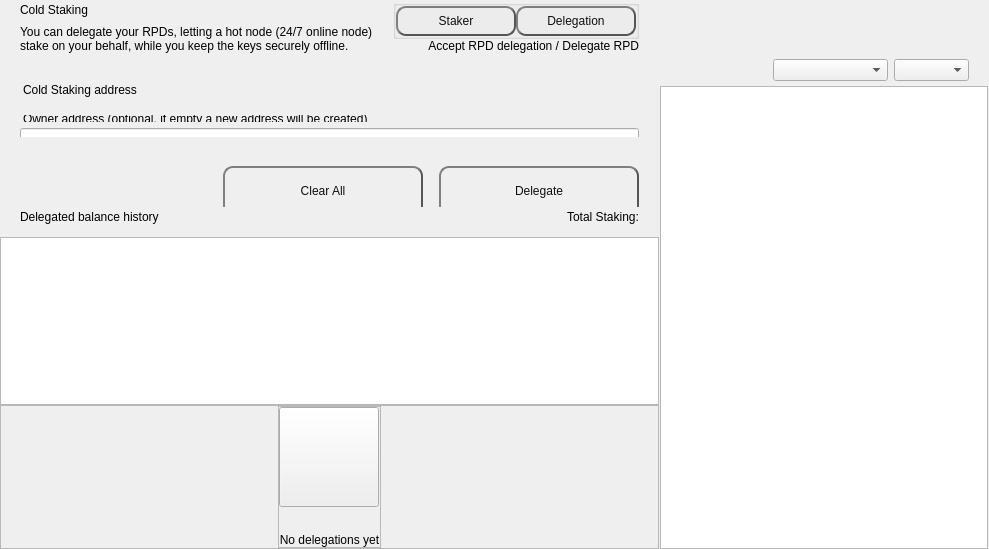
<?xml version="1.0" encoding="UTF-8"?>
<ui version="4.0">
 <class>ColdStakingWidget</class>
 <widget class="QWidget" name="ColdStakingWidget">
  <property name="geometry">
   <rect>
    <x>0</x>
    <y>0</y>
    <width>989</width>
    <height>549</height>
   </rect>
  </property>
  <property name="windowTitle">
   <string>Form</string>
  </property>
  <layout class="QHBoxLayout" name="horizontalLayout_1" stretch="2,1">
   <property name="spacing">
    <number>0</number>
   </property>
   <property name="leftMargin">
    <number>0</number>
   </property>
   <property name="topMargin">
    <number>0</number>
   </property>
   <property name="rightMargin">
    <number>0</number>
   </property>
   <property name="bottomMargin">
    <number>0</number>
   </property>
   <item>
    <widget class="QWidget" name="left" native="true">
     <layout class="QVBoxLayout" name="verticalLayout_3">
      <property name="leftMargin">
       <number>0</number>
      </property>
      <property name="topMargin">
       <number>0</number>
      </property>
      <property name="rightMargin">
       <number>0</number>
      </property>
      <property name="bottomMargin">
       <number>0</number>
      </property>
      <item>
       <layout class="QVBoxLayout" name="verticalLayout_2">
        <property name="spacing">
         <number>0</number>
        </property>
        <item>
         <layout class="QVBoxLayout" name="verticalLayoutTop">
          <property name="spacing">
           <number>0</number>
          </property>
          <property name="leftMargin">
           <number>0</number>
          </property>
          <property name="rightMargin">
           <number>0</number>
          </property>
          <item>
           <widget class="QWidget" name="containerTitle" native="true">
            <property name="sizePolicy">
             <sizepolicy hsizetype="Preferred" vsizetype="Minimum">
              <horstretch>0</horstretch>
              <verstretch>0</verstretch>
             </sizepolicy>
            </property>
            <property name="maximumSize">
             <size>
              <width>16777215</width>
              <height>100</height>
             </size>
            </property>
            <layout class="QHBoxLayout" name="containerTitleLayout">
             <property name="spacing">
              <number>0</number>
             </property>
             <property name="leftMargin">
              <number>20</number>
             </property>
             <property name="topMargin">
              <number>0</number>
             </property>
             <property name="rightMargin">
              <number>20</number>
             </property>
             <property name="bottomMargin">
              <number>0</number>
             </property>
             <item>
              <layout class="QVBoxLayout" name="verticalLayout11">
               <property name="spacing">
                <number>5</number>
               </property>
               <item>
                <widget class="QLabel" name="labelTitle">
                 <property name="text">
                  <string>Cold Staking</string>
                 </property>
                </widget>
               </item>
               <item>
                <widget class="QLabel" name="labelSubtitle1">
                 <property name="maximumSize">
                  <size>
                   <width>16777215</width>
                   <height>16777215</height>
                  </size>
                 </property>
                 <property name="text">
                  <string>You can delegate your RPDs, letting a hot node (24/7 online node)
stake on your behalf, while you keep the keys securely offline.</string>
                 </property>
                </widget>
               </item>
              </layout>
             </item>
             <item>
              <spacer name="horizontalSpacer">
               <property name="orientation">
                <enum>Qt::Horizontal</enum>
               </property>
               <property name="sizeHint" stdset="0">
                <size>
                 <width>40</width>
                 <height>20</height>
                </size>
               </property>
              </spacer>
             </item>
             <item>
              <widget class="QWidget" name="containerViewPrivacyChecks" native="true">
               <layout class="QVBoxLayout" name="containerPrivacyChecks">
                <property name="spacing">
                 <number>0</number>
                </property>
                <property name="leftMargin">
                 <number>0</number>
                </property>
                <property name="topMargin">
                 <number>0</number>
                </property>
                <property name="rightMargin">
                 <number>0</number>
                </property>
                <property name="bottomMargin">
                 <number>0</number>
                </property>
                <item alignment="Qt::AlignHCenter|Qt::AlignVCenter">
                 <widget class="QGroupBox" name="groupBox">
                  <property name="title">
                   <string/>
                  </property>
                  <layout class="QHBoxLayout" name="horizontalLayout_2_1">
                   <property name="spacing">
                    <number>0</number>
                   </property>
                   <property name="leftMargin">
                    <number>0</number>
                   </property>
                   <property name="topMargin">
                    <number>0</number>
                   </property>
                   <property name="rightMargin">
                    <number>0</number>
                   </property>
                   <property name="bottomMargin">
                    <number>0</number>
                   </property>
                   <item>
                    <widget class="QPushButton" name="pushLeft">
                     <property name="minimumSize">
                      <size>
                       <width>120</width>
                       <height>30</height>
                      </size>
                     </property>
                     <property name="maximumSize">
                      <size>
                       <width>120</width>
                       <height>30</height>
                      </size>
                     </property>
                     <property name="focusPolicy">
                      <enum>Qt::NoFocus</enum>
                     </property>
                     <property name="styleSheet">
                      <string notr="true">QPushButton {
color: #0F0F0F;
border: 2px solid #555;
border-radius: 10px;
border-style: outset;
background: qradialgradient(
cx: 0.3, cy: -0.4, fx: 0.3, fy: -0.4,
radius: 1.35, stop: 0 #d1d5db, stop: 1 #d1d5db
);
padding: 5px;
}

QPushButton:hover {
background: qradialgradient(
cx: 0.3, cy: -0.4, fx: 0.3, fy: -0.4,
radius: 1.35, stop: 0 #d1d5db, stop: 1 #d1d5db
);
}</string>
                     </property>
                     <property name="text">
                      <string>Staker</string>
                     </property>
                     <property name="checkable">
                      <bool>true</bool>
                     </property>
                     <property name="autoExclusive">
                      <bool>true</bool>
                     </property>
                    </widget>
                   </item>
                   <item>
                    <widget class="QPushButton" name="pushRight">
                     <property name="minimumSize">
                      <size>
                       <width>120</width>
                       <height>30</height>
                      </size>
                     </property>
                     <property name="maximumSize">
                      <size>
                       <width>120</width>
                       <height>30</height>
                      </size>
                     </property>
                     <property name="focusPolicy">
                      <enum>Qt::NoFocus</enum>
                     </property>
                     <property name="styleSheet">
                      <string notr="true">QPushButton {
color: #0F0F0F;
border: 2px solid #555;
border-radius: 10px;
border-style: outset;
background: qradialgradient(
cx: 0.3, cy: -0.4, fx: 0.3, fy: -0.4,
radius: 1.35, stop: 0 #d1d5db, stop: 1 #d1d5db
);
padding: 5px;
}

QPushButton:hover {
background: qradialgradient(
cx: 0.3, cy: -0.4, fx: 0.3, fy: -0.4,
radius: 1.35, stop: 0 #d1d5db, stop: 1 #d1d5db
);
}</string>
                     </property>
                     <property name="text">
                      <string>Delegation</string>
                     </property>
                     <property name="checkable">
                      <bool>true</bool>
                     </property>
                     <property name="checked">
                      <bool>true</bool>
                     </property>
                     <property name="autoExclusive">
                      <bool>true</bool>
                     </property>
                    </widget>
                   </item>
                  </layout>
                 </widget>
                </item>
                <item alignment="Qt::AlignTop">
                 <widget class="QLabel" name="labelSubtitle2">
                  <property name="text">
                   <string>Accept RPD delegation / Delegate RPD</string>
                  </property>
                  <property name="alignment">
                   <set>Qt::AlignRight|Qt::AlignTrailing|Qt::AlignVCenter</set>
                  </property>
                 </widget>
                </item>
               </layout>
              </widget>
             </item>
            </layout>
           </widget>
          </item>
          <item>
           <spacer name="verticalSpacer_2">
            <property name="orientation">
             <enum>Qt::Vertical</enum>
            </property>
            <property name="sizeType">
             <enum>QSizePolicy::Fixed</enum>
            </property>
            <property name="sizeHint" stdset="0">
             <size>
              <width>20</width>
              <height>30</height>
             </size>
            </property>
           </spacer>
          </item>
          <item>
           <widget class="QWidget" name="containerSend" native="true">
            <property name="minimumSize">
             <size>
              <width>0</width>
              <height>50</height>
             </size>
            </property>
            <layout class="QVBoxLayout" name="containerSendRow">
             <property name="spacing">
              <number>6</number>
             </property>
             <property name="leftMargin">
              <number>0</number>
             </property>
             <property name="topMargin">
              <number>0</number>
             </property>
             <property name="rightMargin">
              <number>0</number>
             </property>
             <property name="bottomMargin">
              <number>0</number>
             </property>
             <item>
              <widget class="QLabel" name="labelEditTitle">
               <property name="maximumSize">
                <size>
                 <width>16777215</width>
                 <height>30</height>
                </size>
               </property>
               <property name="styleSheet">
                <string notr="true">padding-left:20px; padding-bottom:3px;</string>
               </property>
               <property name="text">
                <string>Cold Staking address</string>
               </property>
              </widget>
             </item>
             <item>
              <spacer name="verticalSpacer_6">
               <property name="orientation">
                <enum>Qt::Vertical</enum>
               </property>
               <property name="sizeType">
                <enum>QSizePolicy::Fixed</enum>
               </property>
               <property name="sizeHint" stdset="0">
                <size>
                 <width>20</width>
                 <height>9</height>
                </size>
               </property>
              </spacer>
             </item>
             <item>
              <widget class="QWidget" name="containerOwner" native="true">
               <layout class="QVBoxLayout" name="vContainerOwner">
                <property name="spacing">
                 <number>4</number>
                </property>
                <property name="leftMargin">
                 <number>20</number>
                </property>
                <property name="topMargin">
                 <number>0</number>
                </property>
                <property name="rightMargin">
                 <number>20</number>
                </property>
                <property name="bottomMargin">
                 <number>0</number>
                </property>
                <item>
                 <widget class="QLabel" name="labelSubtitleDescription">
                  <property name="maximumSize">
                   <size>
                    <width>16777215</width>
                    <height>20</height>
                   </size>
                  </property>
                  <property name="styleSheet">
                   <string notr="true">margin-bottom:2px;
                   margin-left:0.05px;
                   padding:0px;</string>
                  </property>
                  <property name="text">
                   <string>Owner address (optional, if empty a new address will be created)</string>
                  </property>
                 </widget>
                </item>
                <item>
                 <widget class="QLineEdit" name="lineEditOwnerAddress">
                  <property name="minimumSize">
                   <size>
                    <width>0</width>
                    <height>50</height>
                   </size>
                  </property>
                  <property name="maximumSize">
                   <size>
                    <width>16777215</width>
                    <height>50</height>
                   </size>
                  </property>
                  <property name="styleSheet">
                   <string notr="true"/>
                  </property>
                  <property name="placeholderText">
                   <string>Enter owner address</string>
                  </property>
                 </widget>
                </item>
               </layout>
              </widget>
             </item>
            </layout>
           </widget>
          </item>
         </layout>
        </item>
        <item>
         <spacer name="verticalSpacer_3">
          <property name="orientation">
           <enum>Qt::Vertical</enum>
          </property>
          <property name="sizeType">
           <enum>QSizePolicy::Minimum</enum>
          </property>
          <property name="sizeHint" stdset="0">
           <size>
            <width>20</width>
            <height>20</height>
           </size>
          </property>
         </spacer>
        </item>
        <item>
         <widget class="QWidget" name="containerBtn" native="true">
          <property name="minimumSize">
           <size>
            <width>0</width>
            <height>50</height>
           </size>
          </property>
          <layout class="QHBoxLayout" name="horizontalLayout">
           <property name="rightMargin">
            <number>20</number>
           </property>
           <item>
            <spacer name="horizontalSpacer_2">
             <property name="orientation">
              <enum>Qt::Horizontal</enum>
             </property>
             <property name="sizeHint" stdset="0">
              <size>
               <width>200</width>
               <height>20</height>
              </size>
             </property>
            </spacer>
           </item>
           <item>
            <layout class="QHBoxLayout" name="horizontalLayout_7">
             <item>
              <spacer name="horizontalSpacer_3">
               <property name="orientation">
                <enum>Qt::Horizontal</enum>
               </property>
               <property name="sizeType">
                <enum>QSizePolicy::Expanding</enum>
               </property>
               <property name="sizeHint" stdset="0">
                <size>
                 <width>40</width>
                 <height>20</height>
                </size>
               </property>
              </spacer>
             </item>
             <item>
              <widget class="QPushButton" name="pushButtonClear">
               <property name="minimumSize">
                <size>
                 <width>200</width>
                 <height>50</height>
                </size>
               </property>
               <property name="focusPolicy">
                <enum>Qt::NoFocus</enum>
               </property>
               <property name="styleSheet">
                <string notr="true">QPushButton {
color: #0F0F0F;
border: 2px solid #555;
border-radius: 10px;
border-style: outset;
background: qradialgradient(
cx: 0.3, cy: -0.4, fx: 0.3, fy: -0.4,
radius: 1.35, stop: 0 #d1d5db, stop: 1 #d1d5db
);
padding: 5px;
}

QPushButton:hover {
background: qradialgradient(
cx: 0.3, cy: -0.4, fx: 0.3, fy: -0.4,
radius: 1.35, stop: 0 #d1d5db, stop: 1 #d1d5db
);
}</string>
               </property>
               <property name="text">
                <string>Clear All</string>
               </property>
              </widget>
             </item>
             <item>
              <spacer name="horizontalSpacer_4">
               <property name="orientation">
                <enum>Qt::Horizontal</enum>
               </property>
               <property name="sizeType">
                <enum>QSizePolicy::Fixed</enum>
               </property>
               <property name="sizeHint" stdset="0">
                <size>
                 <width>10</width>
                 <height>20</height>
                </size>
               </property>
              </spacer>
             </item>
             <item>
              <widget class="QPushButton" name="pushButtonSend">
               <property name="minimumSize">
                <size>
                 <width>200</width>
                 <height>50</height>
                </size>
               </property>
               <property name="maximumSize">
                <size>
                 <width>200</width>
                 <height>50</height>
                </size>
               </property>
               <property name="focusPolicy">
                <enum>Qt::NoFocus</enum>
               </property>
               <property name="styleSheet">
                <string notr="true">QPushButton {
color: #0F0F0F;
border: 2px solid #555;
border-radius: 10px;
border-style: outset;
background: qradialgradient(
cx: 0.3, cy: -0.4, fx: 0.3, fy: -0.4,
radius: 1.35, stop: 0 #d1d5db, stop: 1 #d1d5db
);
padding: 5px;
}

QPushButton:hover {
background: qradialgradient(
cx: 0.3, cy: -0.4, fx: 0.3, fy: -0.4,
radius: 1.35, stop: 0 #d1d5db, stop: 1 #d1d5db
);
}</string>
               </property>
               <property name="text">
                <string>Delegate</string>
               </property>
              </widget>
             </item>
            </layout>
           </item>
          </layout>
         </widget>
        </item>
        <item>
         <widget class="QWidget" name="containerHistoryLabel" native="true">
          <layout class="QHBoxLayout" name="horizontalLayout_4">
           <property name="spacing">
            <number>0</number>
           </property>
           <property name="leftMargin">
            <number>20</number>
           </property>
           <property name="topMargin">
            <number>0</number>
           </property>
           <property name="rightMargin">
            <number>20</number>
           </property>
           <property name="bottomMargin">
            <number>0</number>
           </property>
           <item>
            <widget class="QWidget" name="verticalWidget" native="true">
             <property name="minimumSize">
              <size>
               <width>100</width>
               <height>0</height>
              </size>
             </property>
             <layout class="QVBoxLayout" name="verticalLayout_58">
              <property name="leftMargin">
               <number>0</number>
              </property>
              <property name="topMargin">
               <number>0</number>
              </property>
              <property name="rightMargin">
               <number>0</number>
              </property>
              <property name="bottomMargin">
               <number>0</number>
              </property>
              <item>
               <widget class="QLabel" name="labelListHistory">
                <property name="text">
                 <string>Delegated balance history</string>
                </property>
               </widget>
              </item>
             </layout>
            </widget>
           </item>
           <item>
            <spacer name="horizontalSpacer_5">
             <property name="orientation">
              <enum>Qt::Horizontal</enum>
             </property>
             <property name="sizeHint" stdset="0">
              <size>
               <width>40</width>
               <height>20</height>
              </size>
             </property>
            </spacer>
           </item>
           <item>
            <widget class="QLabel" name="labelStakingTotal">
             <property name="text">
              <string>Total Staking:</string>
             </property>
            </widget>
           </item>
          </layout>
         </widget>
        </item>
        <item>
         <layout class="QVBoxLayout" name="verticalLayout_64">
          <property name="spacing">
           <number>0</number>
          </property>
          <item>
           <spacer name="verticalSpacer_44">
            <property name="orientation">
             <enum>Qt::Vertical</enum>
            </property>
            <property name="sizeType">
             <enum>QSizePolicy::Fixed</enum>
            </property>
            <property name="sizeHint" stdset="0">
             <size>
              <width>20</width>
              <height>10</height>
             </size>
            </property>
           </spacer>
          </item>
          <item>
           <widget class="QListView" name="listView">
            <property name="enabled">
             <bool>true</bool>
            </property>
            <property name="mouseTracking">
             <bool>true</bool>
            </property>
           </widget>
          </item>
          <item>
           <widget class="QFrame" name="emptyContainer">
            <property name="minimumSize">
             <size>
              <width>0</width>
              <height>100</height>
             </size>
            </property>
            <property name="frameShape">
             <enum>QFrame::StyledPanel</enum>
            </property>
            <property name="frameShadow">
             <enum>QFrame::Raised</enum>
            </property>
            <layout class="QVBoxLayout" name="verticalLayout_71" stretch="1,8">
             <property name="spacing">
              <number>0</number>
             </property>
             <property name="leftMargin">
              <number>0</number>
             </property>
             <property name="topMargin">
              <number>0</number>
             </property>
             <property name="rightMargin">
              <number>0</number>
             </property>
             <property name="bottomMargin">
              <number>0</number>
             </property>
             <item>
              <spacer name="verticalSpacer">
               <property name="orientation">
                <enum>Qt::Vertical</enum>
               </property>
               <property name="sizeHint" stdset="0">
                <size>
                 <width>20</width>
                 <height>20</height>
                </size>
               </property>
              </spacer>
             </item>
             <item alignment="Qt::AlignHCenter|Qt::AlignVCenter">
              <widget class="QFrame" name="emptyScreen">
               <property name="sizePolicy">
                <sizepolicy hsizetype="Expanding" vsizetype="Expanding">
                 <horstretch>0</horstretch>
                 <verstretch>0</verstretch>
                </sizepolicy>
               </property>
               <property name="frameShape">
                <enum>QFrame::StyledPanel</enum>
               </property>
               <property name="frameShadow">
                <enum>QFrame::Raised</enum>
               </property>
               <layout class="QVBoxLayout" name="verticalLayout">
                <property name="spacing">
                 <number>30</number>
                </property>
                <property name="leftMargin">
                 <number>0</number>
                </property>
                <property name="topMargin">
                 <number>0</number>
                </property>
                <property name="rightMargin">
                 <number>0</number>
                </property>
                <property name="bottomMargin">
                 <number>0</number>
                </property>
                <item alignment="Qt::AlignHCenter|Qt::AlignVCenter">
                 <widget class="QPushButton" name="pushImgEmpty">
                  <property name="minimumSize">
                   <size>
                    <width>100</width>
                    <height>100</height>
                   </size>
                  </property>
                  <property name="maximumSize">
                   <size>
                    <width>100</width>
                    <height>100</height>
                   </size>
                  </property>
                  <property name="focusPolicy">
                   <enum>Qt::NoFocus</enum>
                  </property>
                  <property name="text">
                   <string/>
                  </property>
                  <property name="iconSize">
                   <size>
                    <width>100</width>
                    <height>100</height>
                   </size>
                  </property>
                 </widget>
                </item>
                <item alignment="Qt::AlignHCenter|Qt::AlignVCenter">
                 <widget class="QLabel" name="labelEmpty">
                  <property name="styleSheet">
                   <string notr="true"/>
                  </property>
                  <property name="text">
                   <string>No delegations yet</string>
                  </property>
                  <property name="alignment">
                   <set>Qt::AlignCenter</set>
                  </property>
                 </widget>
                </item>
               </layout>
              </widget>
             </item>
            </layout>
           </widget>
          </item>
         </layout>
        </item>
       </layout>
      </item>
     </layout>
    </widget>
   </item>
   <item>
    <widget class="QWidget" name="right" native="true">
     <layout class="QVBoxLayout" name="rightContainer">
      <property name="spacing">
       <number>0</number>
      </property>
      <property name="leftMargin">
       <number>1</number>
      </property>
      <property name="topMargin">
       <number>0</number>
      </property>
      <property name="rightMargin">
       <number>1</number>
      </property>
      <property name="bottomMargin">
       <number>0</number>
      </property>
      <item>
       <widget class="QWidget" name="containerRightButtons" native="true">
        <property name="minimumSize">
         <size>
          <width>0</width>
          <height>50</height>
         </size>
        </property>
        <layout class="QVBoxLayout" name="verticalLayout_4">
         <property name="leftMargin">
          <number>19</number>
         </property>
         <property name="topMargin">
          <number>0</number>
         </property>
         <property name="rightMargin">
          <number>19</number>
         </property>
         <property name="bottomMargin">
          <number>0</number>
         </property>
         <item>
          <widget class="OptionButton" name="btnCoinControl" native="true">
           <property name="minimumSize">
            <size>
             <width>0</width>
             <height>0</height>
            </size>
           </property>
          </widget>
         </item>
         <item>
          <widget class="OptionButton" name="btnColdStaking" native="true"/>
         </item>
         <item>
          <widget class="OptionButton" name="btnMyStakingAddresses" native="true">
           <property name="sizePolicy">
            <sizepolicy hsizetype="Preferred" vsizetype="Minimum">
             <horstretch>0</horstretch>
             <verstretch>0</verstretch>
            </sizepolicy>
           </property>
          </widget>
         </item>
        </layout>
       </widget>
      </item>
      <item>
       <widget class="QWidget" name="sortWidget" native="true">
        <layout class="QHBoxLayout" name="horizontalLayout_6">
         <property name="leftMargin">
          <number>19</number>
         </property>
         <property name="rightMargin">
          <number>19</number>
         </property>
         <property name="bottomMargin">
          <number>5</number>
         </property>
         <item>
          <spacer name="horizontalSpacer_6">
           <property name="orientation">
            <enum>Qt::Horizontal</enum>
           </property>
           <property name="sizeHint" stdset="0">
            <size>
             <width>40</width>
             <height>20</height>
            </size>
           </property>
          </spacer>
         </item>
         <item>
          <widget class="QComboBox" name="comboBoxSort">
           <property name="sizePolicy">
            <sizepolicy hsizetype="Preferred" vsizetype="Fixed">
             <horstretch>0</horstretch>
             <verstretch>0</verstretch>
            </sizepolicy>
           </property>
           <property name="minimumSize">
            <size>
             <width>115</width>
             <height>0</height>
            </size>
           </property>
          </widget>
         </item>
         <item>
          <widget class="QComboBox" name="comboBoxSortOrder">
           <property name="sizePolicy">
            <sizepolicy hsizetype="Preferred" vsizetype="Fixed">
             <horstretch>0</horstretch>
             <verstretch>0</verstretch>
            </sizepolicy>
           </property>
           <property name="minimumSize">
            <size>
             <width>75</width>
             <height>0</height>
            </size>
           </property>
          </widget>
         </item>
        </layout>
       </widget>
      </item>
      <item>
       <widget class="QListView" name="listViewStakingAddress">
        <property name="enabled">
         <bool>true</bool>
        </property>
        <property name="mouseTracking">
         <bool>true</bool>
        </property>
       </widget>
      </item>
     </layout>
    </widget>
   </item>
  </layout>
 </widget>
 <customwidgets>
  <customwidget>
   <class>OptionButton</class>
   <extends>QWidget</extends>
   <header>qt/rapids/optionbutton.h</header>
   <container>1</container>
  </customwidget>
 </customwidgets>
 <resources/>
 <connections/>
</ui>
